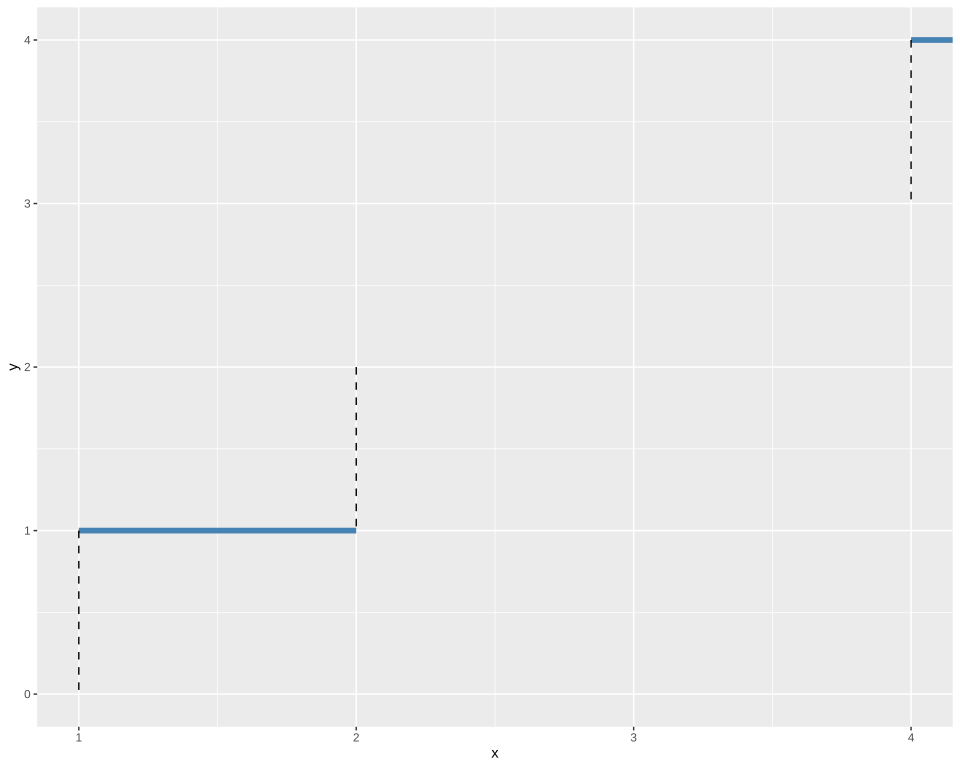

The script that drew this image:
# The plot test/golden/segment_ends.svg draws, drawn by ggplot2 itself, as ggplot2's own visual tests
# draw their snapshots: the independent check on that golden whenever it changes. The suite never
# runs this; it needs R, ggplot2 and vdiffr, saved as the Docker image giggly-r:ggplot2-4.0.3. From
# the repository's root:
#
#   docker run --rm -v "$PWD/test/golden":/golden:ro giggly-r:ggplot2-4.0.3 \
#     Rscript /golden/segment_ends.R > segment_ends.ggplot2.svg
#
# and compare the two drawings element by element, as test/golden/line_missing.R does.
#
# Segments given one end: a layer mapping only xend ends each at its own y, and one mapping only
# yend at its own x. A row missing x or xend draws nothing, and an infinite xend reaches the
# panel's edge.
# First checked with ggplot2 4.0.3 and vdiffr 1.0.9: every element and clip path matches, the x axis
# drawn before the y as in test/golden/point.svg.

library(ggplot2)

df <- data.frame(x = c(1, 2, NA, 4), y = c(1, 2, 3, 4), x2 = c(2, NA, 4, Inf), y2 = c(0, 1, 2, 3))
plot <- ggplot(df, aes(x, y)) +
  geom_segment(aes(xend = x2), colour = "steelblue", linewidth = 2) +
  geom_segment(aes(yend = y2), linetype = "dashed") +
  theme_gray()

file <- tempfile(fileext = ".svg")
vdiffr::write_svg(plot, file)
cat(readLines(file), sep = "\n")
